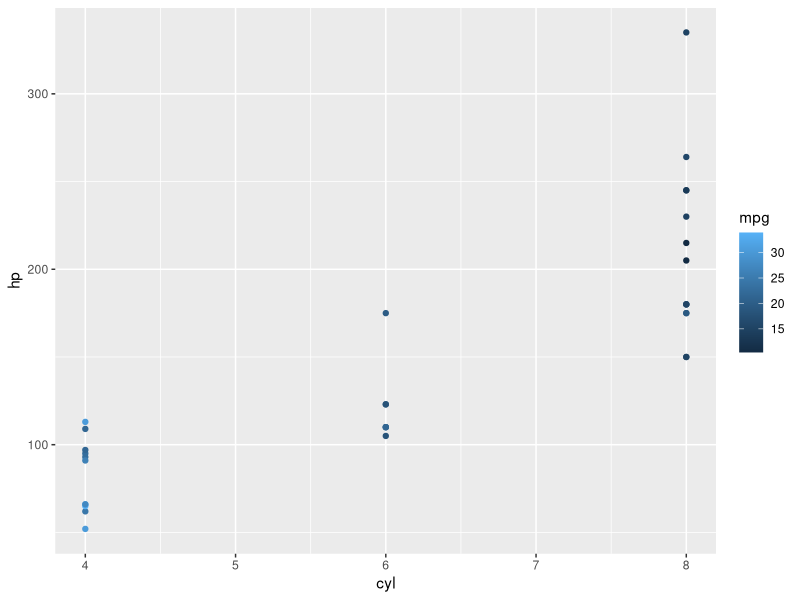
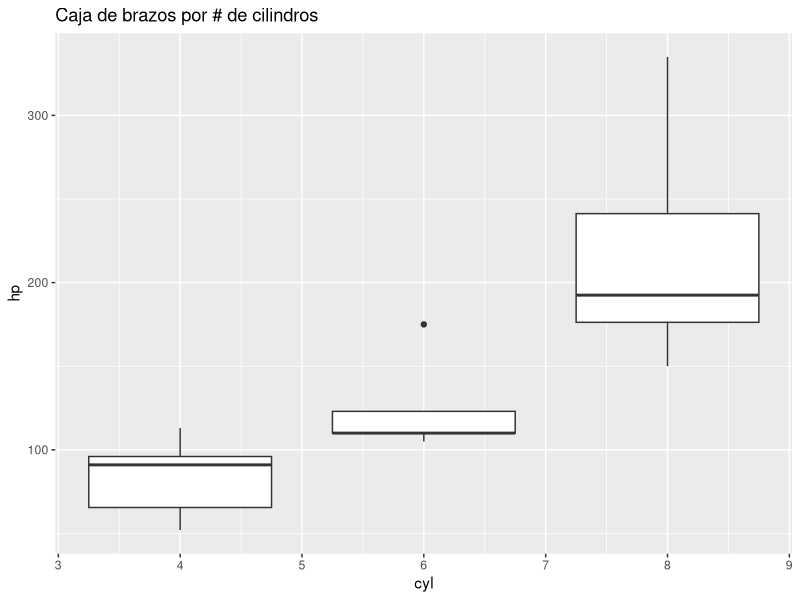
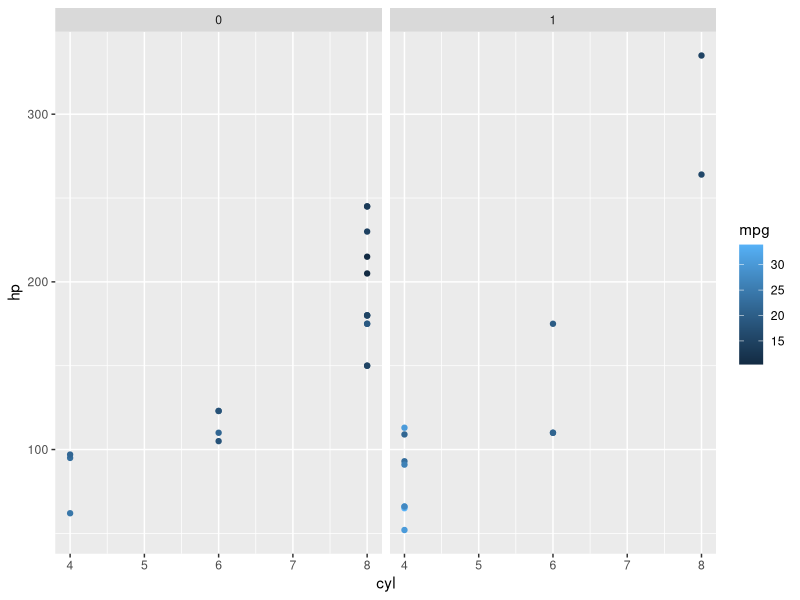
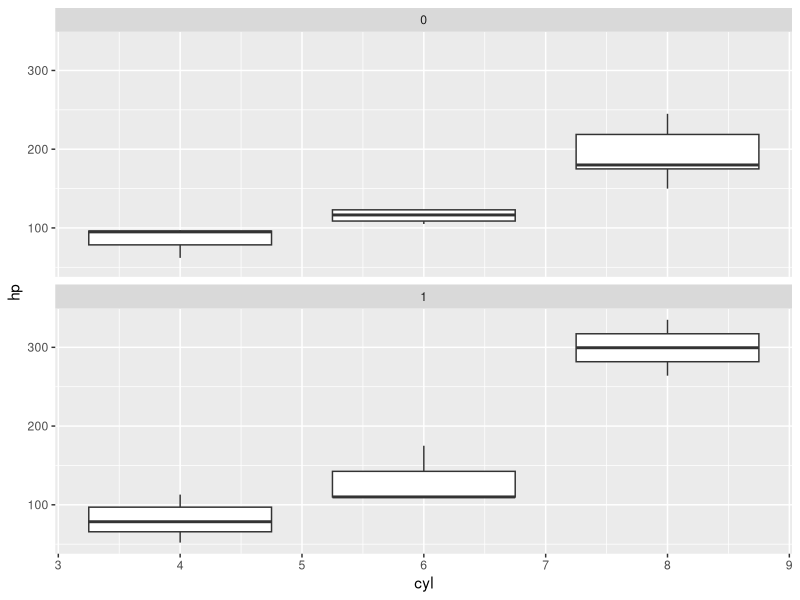
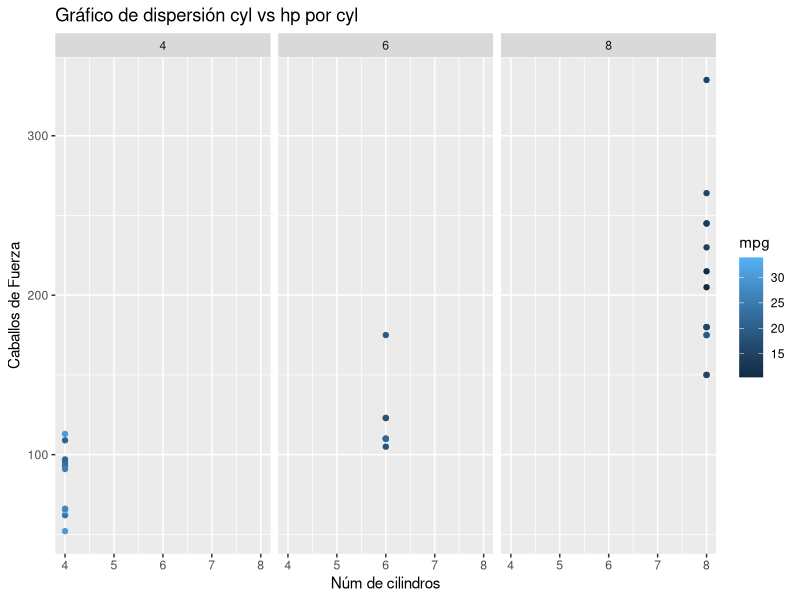

Reproduce these figures in R, in order.
# Desarrollo

# Comenzando con gráficos simples; vamos a utilizar el dataset mtcars.

# Instalamos el paquete (si es necesario) y lo cargamos

library(ggplot2)

# Primero recordamos cuales son las variables que contiene el dataset

names(mtcars)
str(mtcars)
summary(mtcars)
# Graficamos las variables cyl en el eje x y hp en y, observa el comando geom_point()

ggplot(mtcars, aes(x=cyl, y = hp, colour = mpg)) + 
  geom_point()  # Tipo de geometría, intenta utilizar alguna otra
ggplot(mtcars) + 
  geom_boxplot(aes(x=cyl, y = hp, group = cyl)) +
  ggtitle("Caja de brazos por # de cilindros")

# Agregando carácteristicas de tema y facetwrap

names(mtcars)
ggplot(mtcars, aes(x=cyl, y = hp, colour = mpg)) + 
  geom_point() +   
  theme_gray() +   # Temas (inteta cambiarlo)
  facet_wrap("am")  # Lo divide por am

ggplot(mtcars, aes(x=cyl, y = hp, group = cyl)) + 
  geom_boxplot() +   
  theme_gray() +   # Temas (inteta cambiarlo)
  facet_wrap("am", ncol = 1)

# Agregando nombres a los ejes x, y

names(mtcars)
ggplot(mtcars, aes(x = cyl, y = hp, colour = mpg )) + 
  geom_point() +   
  theme_gray() +   # Temas (inteta cambiarlo)
  facet_wrap("cyl") +  # Lo divide por el núm de cilindros
  xlab('Núm de cilindros') +  # Nombre en los ejes
  ylab('Caballos de Fuerza') +
  ggtitle("Gráfico de dispersión cyl vs hp por cyl")

# Adicionalmente se pueden realizar otros tipos de gráficos, estos se verán en los próximos ejemplos.